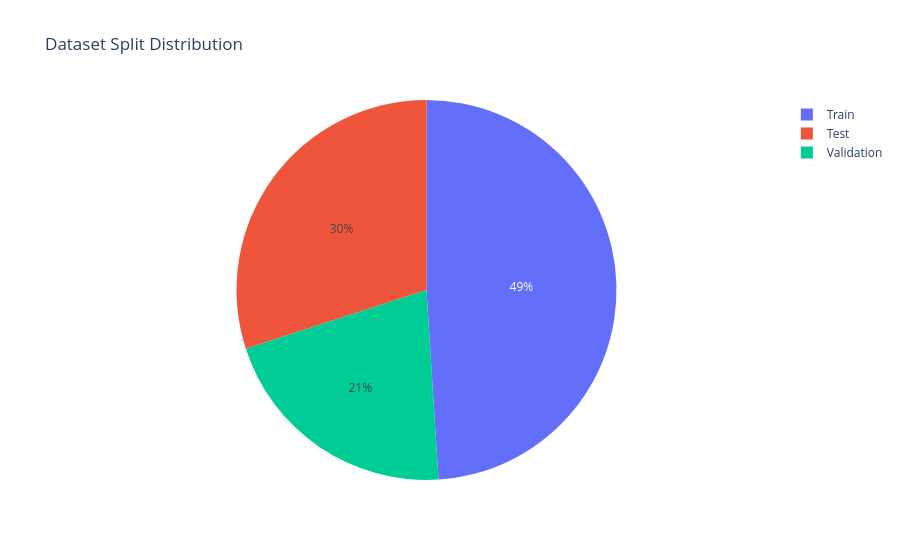

This figure's notebook cell:
### Code cell
import plotly.graph_objects as go

labels = ['Train', 'Validation', 'Test']
values = [len(X_train), len(X_val), len(X_test)]

fig = go.Figure(data=[go.Pie(labels=labels, values=values)])

fig.update_layout(title="Dataset Split Distribution")

fig.show()

### Figure 1 — Plotly figure (JSON) as saved in the notebook; plotly's stock layout.template omitted (floating-point values rounded to 4 significant figures)
{"data": [{"labels": ["Train", "Validation", "Test"], "type": "pie", "values": [5008, 2147, 3067]}], "layout": {"title": {"text": "Dataset Split Distribution"}}}
